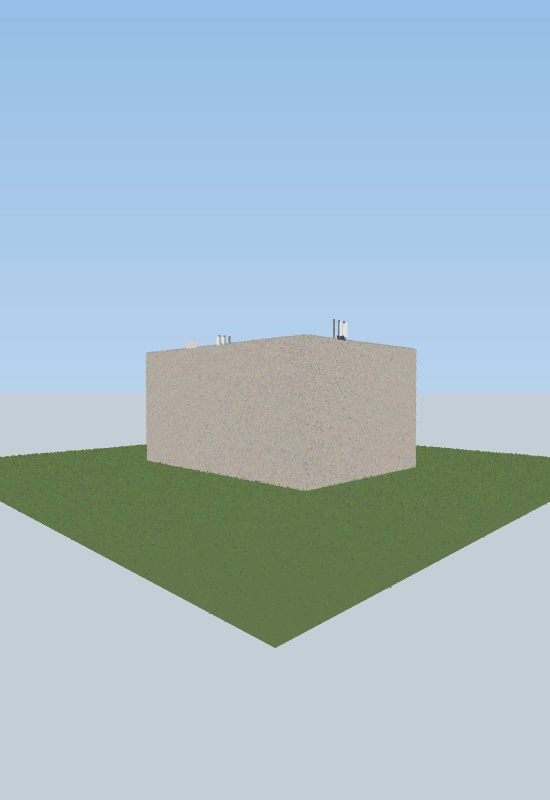
#> input picture Data/Input-Data/Sites/TXAD0405/drone/imagery/TXAD0405_elevation_full.jpg, 1100 x 1600 px (shown at 1/2 size)
$ python -i video.py   (imports and definitions only)   (older library calls are emulated)
#> lines starting #> are read from the running program, lines starting #| are printed output that depends on the picture; after the words box and inside, x2 and y2 are one past the last pixel; in counts of white or black regions, pixels touching at a corner belong together
### code/backend/scopeiq/common/logging.py
"""Single logging setup for every ScopeIQ component (pipeline, API, scripts).

Behaviour is controlled only by configuration (SCOPEIQ_ENV + config/*.yaml + SCOPEIQ__LOGGING__* variables):
  dev  -> DEBUG everywhere, payloads and SQL traced, readable text format
  test -> INFO, SQL traced, JSON
  prod -> WARNING, plus INFO for the loggers in logging.info_loggers; PII masked; JSON

Every record carries correlation_id, user, role, site_id and component from scopeiq.common.context, so one
failing request can be followed through API -> service -> engine -> database.

Usage:
    from scopeiq.common.logging import get_logger, log_call
    log = get_logger(__name__)
    log.info("BOM generated", extra={"lines": 42})

    @log_call()                       # entry/exit at DEBUG, duration, slow-call WARNING, errors at ERROR
    def generate(...): ...
"""
from __future__ import annotations

import functools
import json
import logging
import logging.handlers
import random
import re
import sys
import time
from datetime import datetime, timezone
from typing import Any, Callable

from scopeiq.common import context
from scopeiq.config import get_settings

ROOT_NAME = "scopeiq"
_CONFIGURED = False
_RESERVED = set(vars(logging.LogRecord("", 0, "", 0, "", (), None)).keys()) | {"message", "asctime"}
_EMAIL = re.compile(r"[\w.+-]+@[\w-]+\.[\w.]+")


def _mask(text: str) -> str:
    return _EMAIL.sub("***@***", text)


class ContextFilter(logging.Filter):
    """Adds context fields and applies DEBUG sampling."""

    def __init__(self, sample_rate: float):
        super().__init__()
        self.sample_rate = sample_rate

    # [10 lines left out: function filter, not called in this run]


class JsonFormatter(logging.Formatter):
    def __init__(self, mask_pii: bool):
        super().__init__()
        self.mask_pii = mask_pii

    # [20 lines left out: function format, not called in this run]


class TextFormatter(logging.Formatter):
    def __init__(self, mask_pii: bool):
        super().__init__("%(asctime)s %(levelname)-7s [%(correlation_id)s|%(user_id)s|%(site_id)s] %(name)s: %(message)s")
        self.mask_pii = mask_pii

    # [7 lines left out: function format, not called in this run]


class DbSinkHandler(logging.Handler):
    """Buffers records for the APP_LOG table. The repository registers a writer via set_writer()."""

    _writer: Callable[[list[dict]], None] | None = None

    @classmethod
    def set_writer(cls, writer: Callable[[list[dict]], None] | None) -> None:
        cls._writer = writer

    # [17 lines left out: function emit, not called in this run]


def configure_logging(force: bool = False) -> None:
    """Idempotent. Call once at process start (API startup, CLI main); get_logger() calls it lazily."""
    global _CONFIGURED
    if _CONFIGURED and not force:
        return
    s = get_settings()
    cfg = s.section("logging")
    level = getattr(logging, str(cfg.get("level", "INFO")).upper())
    mask = bool(cfg.get("mask_pii", True))
    fmt = JsonFormatter(mask) if cfg.get("format") == "json" else TextFormatter(mask)
    root = logging.getLogger(ROOT_NAME)
    root.handlers.clear()
    root.setLevel(logging.DEBUG)       # handlers decide; lets info_loggers pass in prod
    root.propagate = False
    flt = ContextFilter(float(cfg.get("sample_debug_rate", 1.0)))

    # [5 lines left out: function add, not called in this run]

    if cfg.get("console", True):
        add(logging.StreamHandler(sys.stderr), logging.DEBUG)
    if cfg.get("file", True):
        log_dir = s.path("paths.log_dir")
        log_dir.mkdir(parents=True, exist_ok=True)
        add(logging.handlers.RotatingFileHandler(log_dir / f"scopeiq_{s.env}.log", maxBytes=int(cfg.get("file_max_bytes", 5 << 20)),
                                                 backupCount=int(cfg.get("file_backup_count", 5)), encoding="utf-8"), logging.DEBUG)
    if cfg.get("db_sink", True):
        add(DbSinkHandler(), getattr(logging, str(cfg.get("db_sink_level", "WARNING")).upper()))

    # Logger-level thresholds: root level for everything, INFO exceptions for named loggers (prod).
    logging.getLogger(ROOT_NAME).setLevel(level)
    for name in cfg.get("info_loggers", []) or []:
        logging.getLogger(name).setLevel(min(level, logging.INFO))
    for noisy in ("urllib3", "snowflake.connector", "botocore", "PIL", "matplotlib"):
        logging.getLogger(noisy).setLevel(logging.WARNING)
    _CONFIGURED = True


def get_logger(name: str) -> logging.Logger:
    configure_logging()
    if not name.startswith(ROOT_NAME):
        name = f"{ROOT_NAME}.{name}"
    return logging.getLogger(name)


def payloads_enabled() -> bool:
    return bool(get_settings().get("logging.log_payloads", False))


def sql_logging_enabled() -> bool:
    return bool(get_settings().get("logging.log_sql", False))


def log_call(logger: logging.Logger | None = None, *, log_args: bool | None = None) -> Callable:
    """Decorator: DEBUG entry/exit with duration, WARNING when slower than logging.slow_call_ms, ERROR with
    traceback on exception (the exception is re-raised unchanged)."""

    def deco(fn: Callable) -> Callable:
        lg = logger or get_logger(fn.__module__)

        # [18 lines left out: function wrapper, not called in this run]

        return wrapper

    return deco


def _short(args, kwargs, limit: int = 300) -> str:
    text = ", ".join([repr(a) for a in args] + [f"{k}={v!r}" for k, v in kwargs.items()])
    return text if len(text) <= limit else text[:limit] + "..."

### code/backend/scopeiq/config/__init__.py
"""Environment-driven settings.

The active environment comes from SCOPEIQ_ENV (dev | test | prod, default dev). Settings are the merge of
base.yaml, <env>.yaml and SCOPEIQ__SECTION__KEY environment variables, in that order. A backend/.env file
(KEY=VALUE lines, see .env.example) fills environment variables that are not already set.
"""
from __future__ import annotations

import os
from copy import deepcopy
from functools import lru_cache
from pathlib import Path
from typing import Any

import yaml

CONFIG_DIR = Path(__file__).resolve().parent
CODE_ROOT = CONFIG_DIR.parents[2]          # .../code
VALID_ENVS = ("dev", "test", "prod")


# [32 lines left out: functions _deep_merge, _coerce, _env_overrides, not called in this run]


class Settings:
    """Read-only view over the merged configuration with dotted access: settings.get('logging.level')."""

    def __init__(self, env: str, data: dict):
        self.env = env
        self._data = data

    # [7 lines left out: function get, not called in this run]

    def section(self, name: str) -> dict:
        return deepcopy(self._data.get(name, {}))

    # [4 lines left out: function path, not called in this run]

    @property
    def is_prod(self) -> bool:
        return self.env == "prod"

    def as_dict(self) -> dict:
        return deepcopy(self._data)


def _load_dotenv() -> None:
    f = CODE_ROOT / "backend" / ".env"
    if not f.exists():
        return
    for line in f.read_text(encoding="utf-8").splitlines():
        line = line.strip()
        if line and not line.startswith("#") and "=" in line:
            k, v = line.split("=", 1)
            os.environ.setdefault(k.strip(), v.strip().strip('"').strip("'"))


def load_settings(env: str | None = None) -> Settings:
    _load_dotenv()
    env = (env or os.environ.get("SCOPEIQ_ENV", "dev")).lower()
    if env not in VALID_ENVS:
        raise ValueError(f"SCOPEIQ_ENV must be one of {VALID_ENVS}, got {env!r}")
    data = yaml.safe_load((CONFIG_DIR / "base.yaml").read_text())
    env_file = CONFIG_DIR / f"{env}.yaml"
    if env_file.exists():
        data = _deep_merge(data, yaml.safe_load(env_file.read_text()) or {})
    data = _deep_merge(data, _env_overrides())
    return Settings(env, data)


@lru_cache(maxsize=1)
def get_settings() -> Settings:
    return load_settings()


def reset_settings_cache() -> None:
    get_settings.cache_clear()

### code/backend/scopeiq/extract/video.py
"""Drone orbit video -> sampled evidence frames.

Frames are sampled evenly across the orbit, scored for sharpness (variance of the Laplacian; blurred frames
score low) and tagged with the camera bearing and the sector facing the camera. The sharpest frames per sector
are marked `selected` and attached to discrepancies and redlines as visual evidence. Frames are evidence for a
reviewer, not measurements (labels are not legible). An optional vision-model hook (`describe_frame`) can be
plugged in, e.g. Snowflake Cortex AI_COMPLETE with an image, without changing the pipeline.
"""
from __future__ import annotations

import math
from pathlib import Path
from typing import Callable

from scopeiq.common.errors import ExtractionError
from scopeiq.common.logging import get_logger, log_call
from scopeiq.domain import VideoFrame

# [1 line that did not run here, left out]
#> further down, picture is the input picture: shape (1600, 1100, 3); mean B, G, R 198.8, 187.5, 166.6


# [5 lines left out: function orbit_bearing, not called in this run]


def equipment_in_view(img) -> tuple[float, tuple[int, int, int, int] | None, bool]:
    """How much equipment a frame shows, where, and whether the frame cuts it off.

    Panels, radios and mounts are the compact, bright, low-colour shapes that stand out from the sky and ground and are thicker
    than the lattice members of the structure. The score is their share of the frame in per mille; a frame of bare tower scores 0.
    This is a content measure only (no site layout is assumed), so it works for any video that shows the equipment."""
    import cv2
    import numpy as np

    h, w = img.shape[:2]
#> h = 1600; w = 1100
    gray = cv2.cvtColor(img, cv2.COLOR_BGR2GRAY)
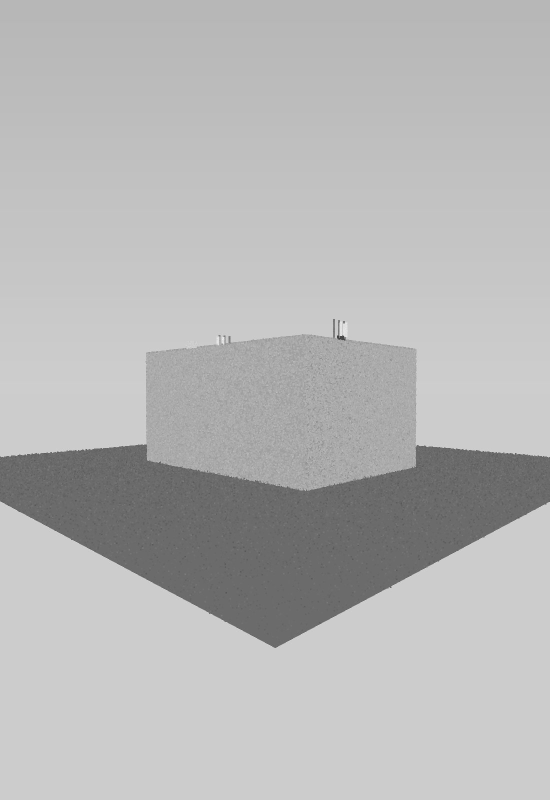
#> gray: shape (1600, 1100) (shown at 1/2 size); min 52, max 247, mean 182.5
    local = cv2.medianBlur(gray, max(31, (min(h, w) // 8) | 1)).astype(np.float32)
    low_colour = cv2.cvtColor(img, cv2.COLOR_BGR2HSV)[..., 1] < 40
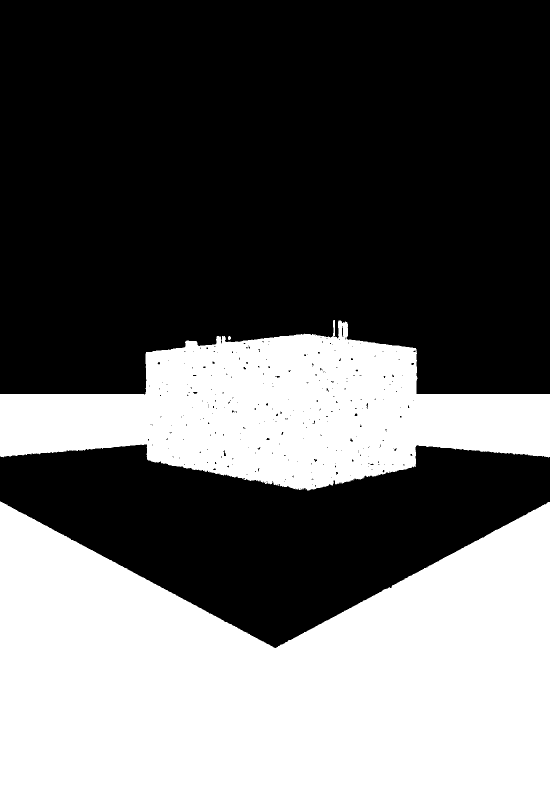
#> low_colour: shape (1600, 1100) bool (shown at 1/2 size); 40.1% white; 3 white regions, box (x1, y1, x2, y2) and area: (0, 1003, 1100, 1600) 495732, (0, 640, 1100, 981) 209229, (456, 672, 462, 680) 39
    mask = (((gray.astype(np.float32) - local) > 18) & low_colour & (gray >= 212)).astype(np.uint8)
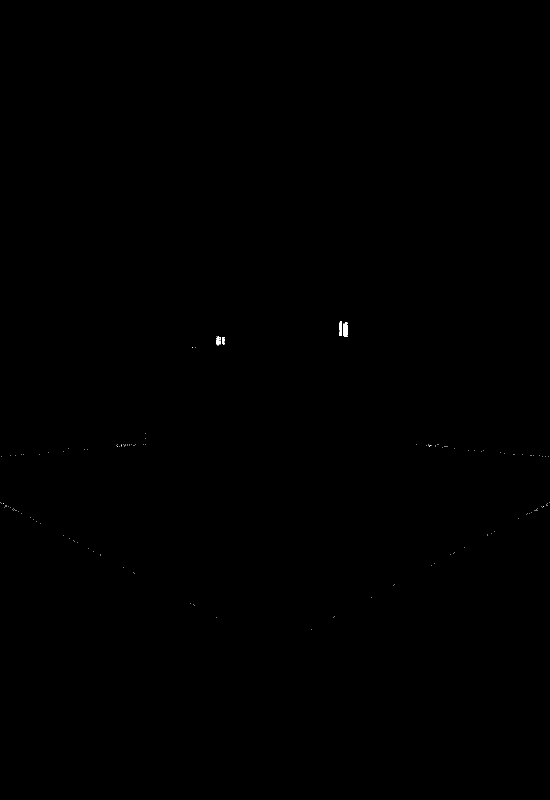
#> mask: shape (1600, 1100) (shown at 1/2 size); values 0 (black) and 1 (white), 0.04% white; 137 white regions (133 under 20 px), largest, box (x1, y1, x2, y2) and area: (686, 645, 695, 674) 219, (679, 643, 684, 672) 132, (433, 673, 439, 691) 89, (444, 674, 449, 689) 61
    mask = cv2.morphologyEx(mask, cv2.MORPH_OPEN, cv2.getStructuringElement(cv2.MORPH_RECT, (4, 8)))
#> mask: shape (1600, 1100); values 0 (black) and 1 (white), 0.01% white; 3 white regions, box (x1, y1, x2, y2) and area: (680, 648, 685, 658) 50, (434, 680, 439, 690) 50, (692, 651, 696, 663) 48
    n, _, st, _ = cv2.connectedComponentsWithStats(mask)
#> n = 4; st = [[0, 0, 1100, 1600, 1759852], [680, 648, 5, 10, 50], [692, 651, 4, 12, 48], [434, 680, 5, 10, 50]]
    parts = [i for i in range(1, n) if st[i, cv2.CC_STAT_AREA] >= 60]
#> parts = []
    if not parts:
        return 0.0, None, False
    big = max(parts, key=lambda i: st[i, cv2.CC_STAT_AREA])
    cx, cy = st[big, 0] + st[big, 2] / 2, st[big, 1] + st[big, 3] / 2
    group = [i for i in parts if abs(st[i, 0] + st[i, 2] / 2 - cx) < w * 0.2 and abs(st[i, 1] + st[i, 3] / 2 - cy) < h * 0.35]   # one cluster, not stray specks
    x0, y0 = int(min(st[i, 0] for i in group)), int(min(st[i, 1] for i in group))
    x1, y1 = int(max(st[i, 0] + st[i, 2] for i in group)), int(max(st[i, 1] + st[i, 3] for i in group))
    area = sum(int(st[i, cv2.CC_STAT_AREA]) for i in group)
    return round(1000.0 * area / (h * w), 2), (x0, y0, x1, y1), bool(x0 <= 1 or y0 <= 1 or x1 >= w - 1 or y1 >= h - 1)


# [50 lines that did not run here, left out]

>>> import cv2
>>> picture = cv2.imread('../../../../Data/Input-Data/Sites/TXAD0405/drone/imagery/TXAD0405_elevation_full.jpg')
>>> result = equipment_in_view(picture)
